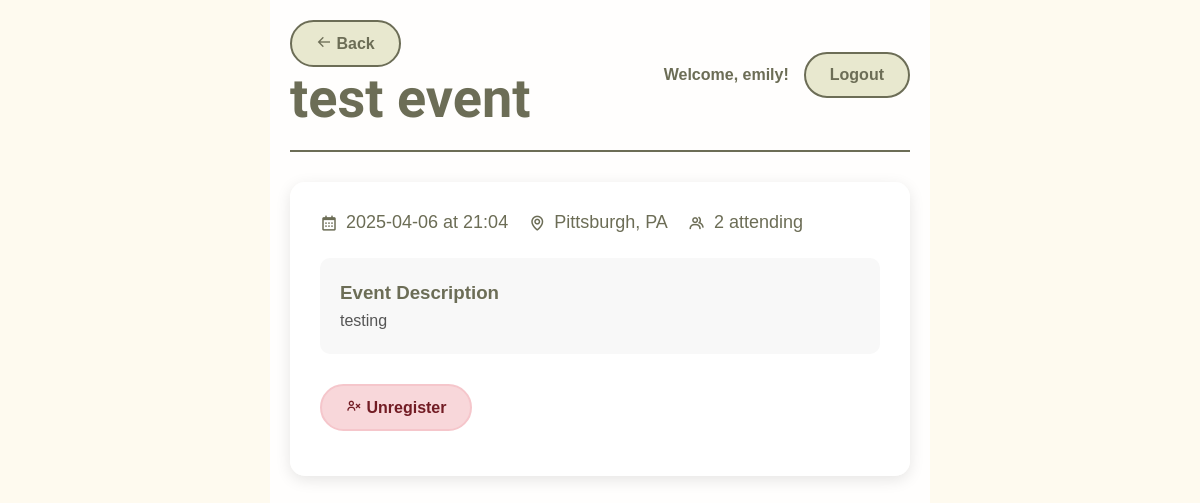
The app's page /event/1 (signed in), older data.
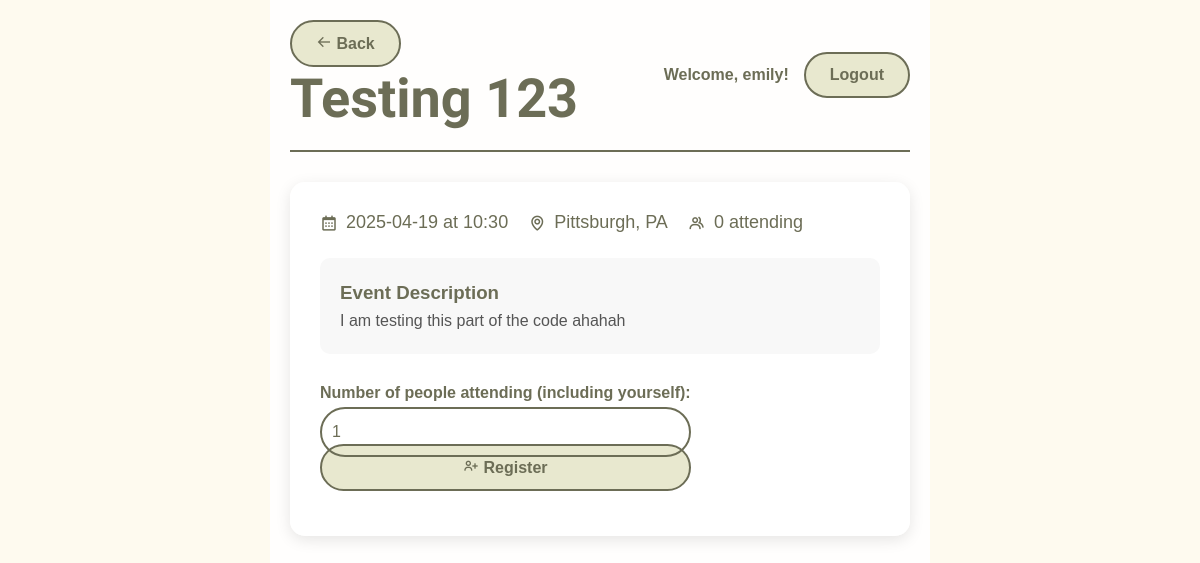
The same page, newer data.
### main.py (models this page shows)
class Event(db.Model):
    id = db.Column(db.Integer, primary_key=True)
    title = db.Column(db.String(100), nullable=False)
    description = db.Column(db.Text, nullable=False)
    date = db.Column(db.String(20), nullable=False)
    time = db.Column(db.String(20), nullable=False)
    location = db.Column(db.String(120), nullable=False)
    manager_id = db.Column(db.Integer, db.ForeignKey('user.id'), nullable=False)
    created_at = db.Column(db.DateTime, default=datetime.utcnow)
    def total_attendees(self):
        total = db.session.scalar(
            select(func.sum(registrations.c.num_attendees))
            .where(registrations.c.event_id == self.id)
        )
        return total if total else 0

### main.py (the view)
@app.route('/event/<int:event_id>')
def event_details(event_id):
    if 'username' not in session:
        return redirect(url_for('userlogin'))
    event = Event.query.get_or_404(event_id)
    user = User.query.filter_by(username=session['username']).first()
    is_registered = db.session.execute(
        select(registrations.c.user_id)
        .where(registrations.c.user_id == user.id)
        .where(registrations.c.event_id == event.id)
    ).fetchone() is not None
    return render_template('event_details.html',
                         event=event,
                         is_registered=is_registered,
                         total_attendees=event.total_attendees())

### templates/event_details.html (shortened to what this page needs)
<!DOCTYPE html>
<html lang="en">
<head>
    <link rel="stylesheet" href="{{ url_for('static', filename='styles.css') }}">
    <link href='https://unpkg.com/boxicons@2.1.4/css/boxicons.min.css' rel='stylesheet'>
</head>
<body>
    <div class="dashboard-container">
        <header class="dashboard-header">
            <div>
                <a href="{{ url_for('home') }}" class="button" style="margin-right: 15px;">
                    <i class='bx bx-arrow-back'></i> Back
                </a>
                <h1>{{ event.title }}</h1>
            </div>
            <div class="user-controls">
                <span>Welcome, {{ session.username }}!</span>
                <a href="{{ url_for('logout') }}" class="button">Logout</a>
            </div>
        </header>
        <div class="event-details-container">
            <div class="event-meta">
                <div class="event-meta-item">
                    <i class='bx bx-calendar'></i>
                    <span>{{ event.date }} at {{ event.time }}</span>
                </div>
                <div class="event-meta-item">
                    <i class='bx bx-map'></i>
                    <span>{{ event.location }}</span>
                </div>
                <div class="event-meta-item">
                    <i class='bx bx-group'></i>
                    <span>{{ total_attendees }} attending</span>
                </div>
            </div>
            <div class="event-description">
                <h3>Event Description</h3>
                <p>{{ event.description }}</p>
            </div>
            <div class="event-actions">
                {% if not is_registered %}
                <form method="POST" action="{{ url_for('register_for_event', event_id=event.id) }}">
                    <div class="input_box">
                        <label for="num_attendees">Number of people attending (including yourself):</label>
                        <input type="number" id="num_attendees" name="num_attendees" min="1" value="1" required>
                    </div>
                    <button type="submit" class="button">
                        <i class='bx bx-user-plus'></i> Register
                    </button>
                </form>
                {% else %}
                <form method="POST" action="{{ url_for('unregister_from_event', event_id=event.id) }}"
                      onsubmit="return confirm('Are you sure you want to unregister from this event?');">
                    <button type="submit" class="button danger">
                        <i class='bx bx-user-x'></i> Unregister
                    </button>
                </form>
                {% endif %}
            </div>
        </div>
    </div>
</body>
</html>

Row changes from the older to the newer data that the page shows:
changed Event "Pittsburgh, PA": title "test event" → "Testing 123"; date "2025-04-06" → "2025-04-19"; time "21:04" → "10:30"; description "testing" → "I am testing this part of the code ahahah"
Text that changed along with them:
{{ total_attendees }}: "2" → "0"
form field num_attendees: (not shown) → "1"
text no longer shown: "Unregister"
text now shown: "Number of people attending (including yourself): Register"
